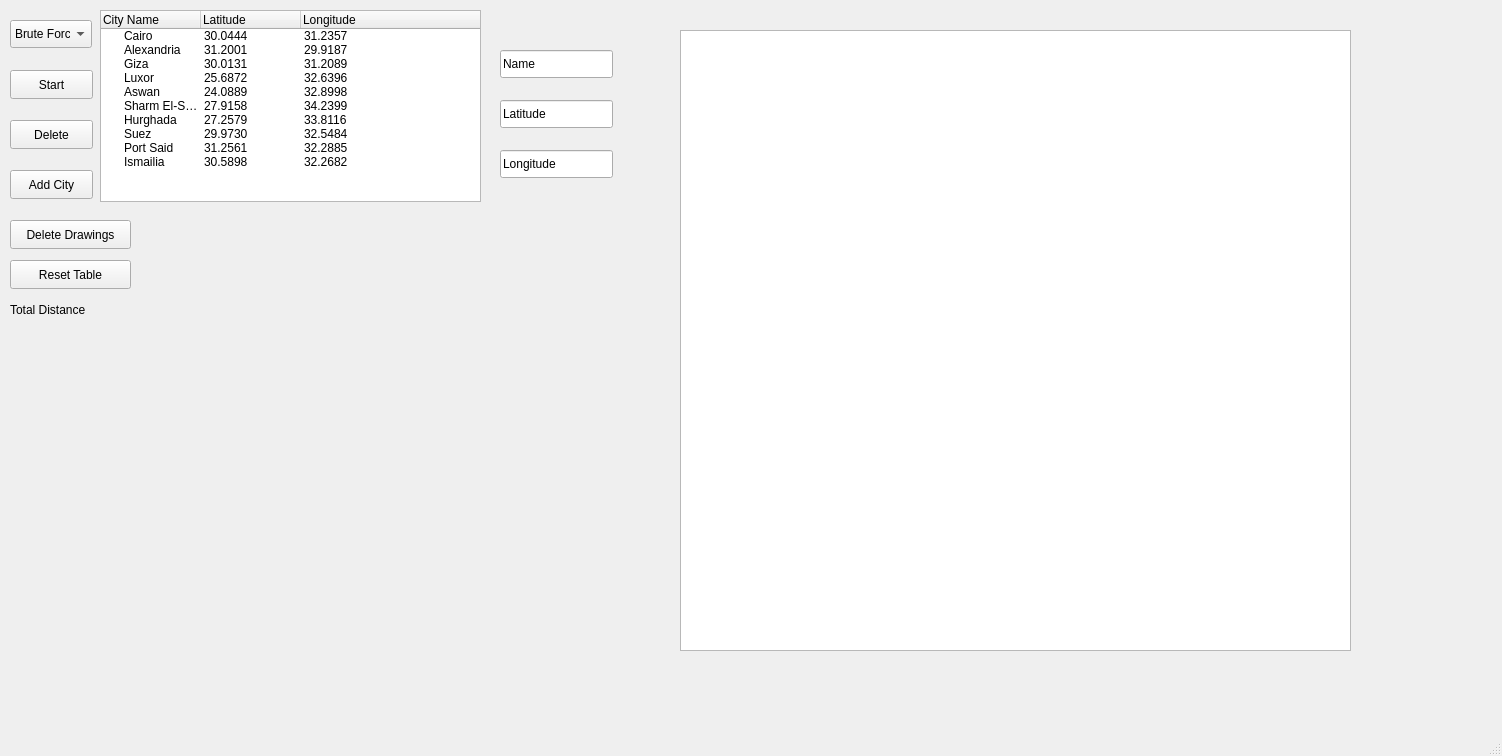
<?xml version="1.0" encoding="UTF-8"?>
<ui version="4.0">
 <class>MainWindow</class>
 <widget class="QMainWindow" name="MainWindow">
  <property name="geometry">
   <rect>
    <x>0</x>
    <y>0</y>
    <width>1502</width>
    <height>756</height>
   </rect>
  </property>
  <property name="windowTitle">
   <string>MainWindow</string>
  </property>
  <widget class="QWidget" name="centralwidget">
   <widget class="QComboBox" name="comboBoxAlgo">
    <property name="geometry">
     <rect>
      <x>10</x>
      <y>20</y>
      <width>82</width>
      <height>28</height>
     </rect>
    </property>
    <item>
     <property name="text">
      <string>Brute Force</string>
     </property>
    </item>
    <item>
     <property name="text">
      <string>Greedy</string>
     </property>
    </item>
    <item>
     <property name="text">
      <string>Dynamic Programming</string>
     </property>
    </item>
   </widget>
   <widget class="QPushButton" name="btnStart">
    <property name="geometry">
     <rect>
      <x>10</x>
      <y>70</y>
      <width>83</width>
      <height>29</height>
     </rect>
    </property>
    <property name="text">
     <string>Start</string>
    </property>
   </widget>
   <widget class="QPushButton" name="btnReset">
    <property name="geometry">
     <rect>
      <x>10</x>
      <y>120</y>
      <width>83</width>
      <height>29</height>
     </rect>
    </property>
    <property name="text">
     <string>Delete</string>
    </property>
   </widget>
   <widget class="QPushButton" name="btnAddCity">
    <property name="geometry">
     <rect>
      <x>10</x>
      <y>170</y>
      <width>83</width>
      <height>29</height>
     </rect>
    </property>
    <property name="text">
     <string>Add City</string>
    </property>
   </widget>
   <widget class="QTreeWidget" name="tableCities">
    <property name="geometry">
     <rect>
      <x>100</x>
      <y>10</y>
      <width>381</width>
      <height>192</height>
     </rect>
    </property>
    <column>
     <property name="text">
      <string>City Name</string>
     </property>
    </column>
    <column>
     <property name="text">
      <string>Latitude</string>
     </property>
    </column>
    <column>
     <property name="text">
      <string>Longitude</string>
     </property>
    </column>
    <item>
     <property name="text">
      <string>Cairo</string>
     </property>
     <property name="text">
      <string>30.0444</string>
     </property>
     <property name="text">
      <string>31.2357</string>
     </property>
    </item>
    <item>
     <property name="text">
      <string>Alexandria</string>
     </property>
     <property name="text">
      <string>31.2001</string>
     </property>
     <property name="text">
      <string>29.9187</string>
     </property>
    </item>
    <item>
     <property name="text">
      <string>Giza</string>
     </property>
     <property name="text">
      <string>30.0131</string>
     </property>
     <property name="text">
      <string>31.2089</string>
     </property>
    </item>
    <item>
     <property name="text">
      <string>Luxor</string>
     </property>
     <property name="text">
      <string>25.6872</string>
     </property>
     <property name="text">
      <string>32.6396</string>
     </property>
    </item>
    <item>
     <property name="text">
      <string>Aswan</string>
     </property>
     <property name="text">
      <string>24.0889</string>
     </property>
     <property name="text">
      <string>32.8998</string>
     </property>
    </item>
    <item>
     <property name="text">
      <string>Sharm El-Sheikh</string>
     </property>
     <property name="text">
      <string>27.9158</string>
     </property>
     <property name="text">
      <string>34.2399</string>
     </property>
    </item>
    <item>
     <property name="text">
      <string>Hurghada</string>
     </property>
     <property name="text">
      <string>27.2579</string>
     </property>
     <property name="text">
      <string>33.8116</string>
     </property>
    </item>
    <item>
     <property name="text">
      <string>Suez</string>
     </property>
     <property name="text">
      <string>29.9730</string>
     </property>
     <property name="text">
      <string>32.5484</string>
     </property>
    </item>
    <item>
     <property name="text">
      <string>Port Said</string>
     </property>
     <property name="text">
      <string>31.2561</string>
     </property>
     <property name="text">
      <string>32.2885</string>
     </property>
    </item>
    <item>
     <property name="text">
      <string>Ismailia</string>
     </property>
     <property name="text">
      <string>30.5898</string>
     </property>
     <property name="text">
      <string>32.2682</string>
     </property>
    </item>
   </widget>
   <widget class="QLineEdit" name="inputName">
    <property name="geometry">
     <rect>
      <x>500</x>
      <y>50</y>
      <width>113</width>
      <height>28</height>
     </rect>
    </property>
    <property name="text">
     <string>Name</string>
    </property>
   </widget>
   <widget class="QLineEdit" name="inputLat">
    <property name="geometry">
     <rect>
      <x>500</x>
      <y>100</y>
      <width>113</width>
      <height>28</height>
     </rect>
    </property>
    <property name="text">
     <string>Latitude</string>
    </property>
   </widget>
   <widget class="QLineEdit" name="inputLon">
    <property name="geometry">
     <rect>
      <x>500</x>
      <y>150</y>
      <width>113</width>
      <height>28</height>
     </rect>
    </property>
    <property name="text">
     <string>Longitude</string>
    </property>
   </widget>
   <widget class="QLabel" name="labelDistance">
    <property name="geometry">
     <rect>
      <x>10</x>
      <y>300</y>
      <width>151</width>
      <height>20</height>
     </rect>
    </property>
    <property name="text">
     <string>Total Distance</string>
    </property>
   </widget>
   <widget class="QGraphicsView" name="graphicsView">
    <property name="geometry">
     <rect>
      <x>680</x>
      <y>30</y>
      <width>671</width>
      <height>621</height>
     </rect>
    </property>
    <property name="minimumSize">
     <size>
      <width>671</width>
      <height>0</height>
     </size>
    </property>
   </widget>
   <widget class="QPushButton" name="btnDeleteDrawings">
    <property name="geometry">
     <rect>
      <x>10</x>
      <y>220</y>
      <width>121</width>
      <height>29</height>
     </rect>
    </property>
    <property name="text">
     <string>Delete Drawings</string>
    </property>
   </widget>
   <widget class="QPushButton" name="btnResetTable">
    <property name="geometry">
     <rect>
      <x>10</x>
      <y>260</y>
      <width>121</width>
      <height>29</height>
     </rect>
    </property>
    <property name="text">
     <string>Reset Table</string>
    </property>
   </widget>
  </widget>
  <widget class="QMenuBar" name="menubar">
   <property name="geometry">
    <rect>
     <x>0</x>
     <y>0</y>
     <width>1502</width>
     <height>25</height>
    </rect>
   </property>
  </widget>
  <widget class="QStatusBar" name="statusbar"/>
 </widget>
 <resources/>
 <connections/>
</ui>
